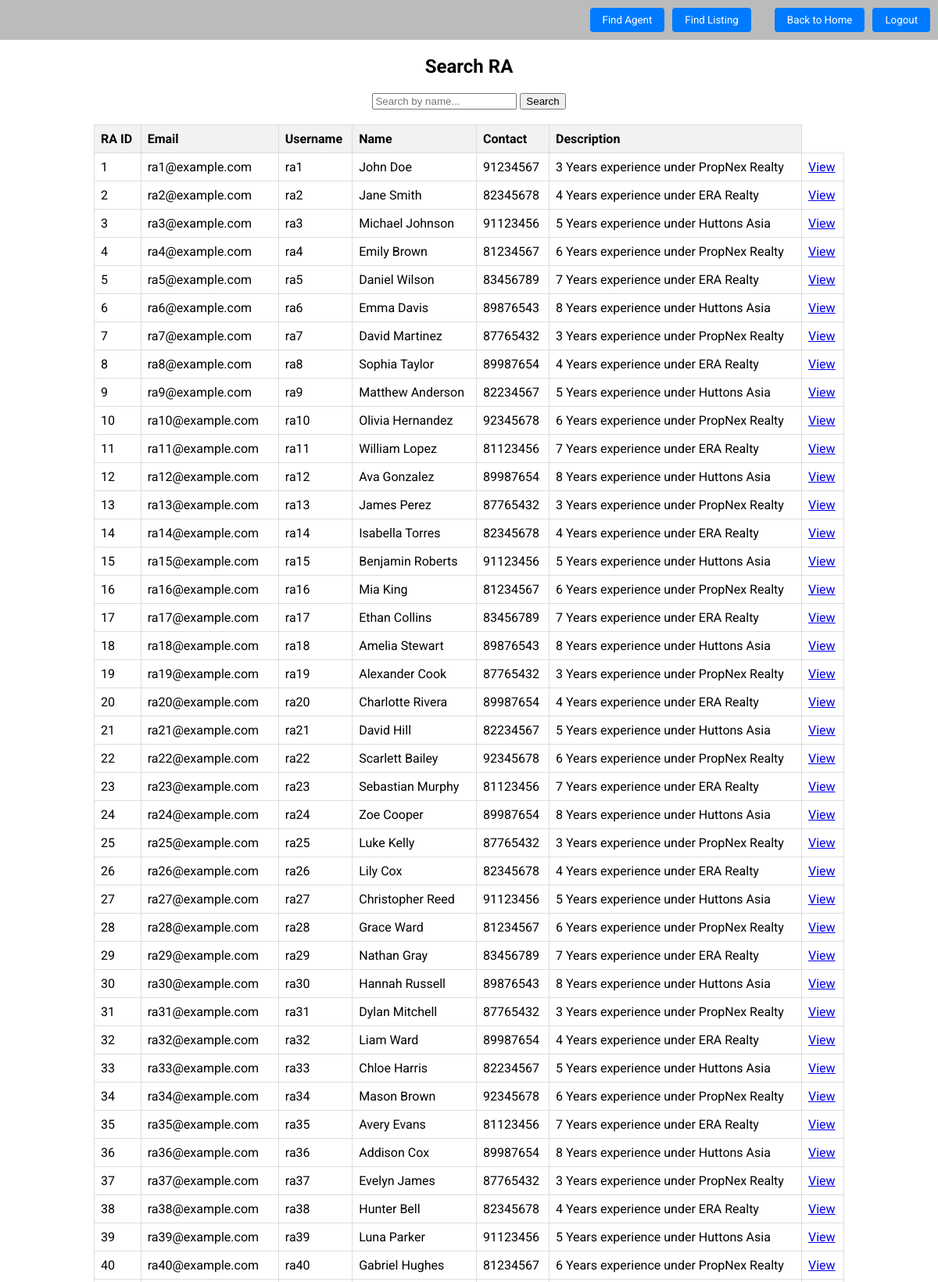
Screenshot of /Boundary/ra/search_ra.php (upper part) with the database file from the repository.
### tables this page shows
CREATE TABLE `ra` (
  `ra_id` int(11) NOT NULL,
  `e-mail` varchar(150) NOT NULL,
  `username` varchar(50) NOT NULL,
  `password` varchar(50) NOT NULL,
  `name` varchar(150) NOT NULL,
  `contact` int(8) NOT NULL,
  `description` text DEFAULT NULL,
  `type` enum('active','suspended') NOT NULL
);

### Control/ra/search_ra_controller.php (called while the page is built, shortened)
<?php
require_once('../../Database/db_conn.php');
require_once('../../Entity/ra.php');
class SearchRAController {
    private $RA;
    public function __construct($conn) {
        $this->RA = new RA($conn);
    }
    public function getAllRA() {
        return $this->RA->getAllRA();
    }
}
$searchRAController = new SearchRAController($conn);
?>

### Entity/ra.php (called while the page is built, shortened)
<?php
class RA {
    private $conn;
    public function __construct($conn) {
        $this->conn = $conn;
    }
    public function getAllRA() {
        $sql = "SELECT * FROM ra WHERE type = 'active'";
        $result = $this->conn->query($sql);
        if ($result->num_rows > 0) {
            $ras = [];
            while ($row = $result->fetch_assoc()) {
                $ras[] = $row;
            }
            return $ras;
        } else {
            return [];
        }
    }
}
?>

### Boundary/ra/search_ra.php (the view, shortened to what this page needs)
<?php
include "header.php";
include "../../Control/ra/search_ra_controller.php";
if ($_SERVER["REQUEST_METHOD"] == "POST" && isset($_POST['submit'])) {
    $searchTerm = $_POST['search'];
    $ras = $searchRAController->handleSearch($searchTerm);
} else {
    $ras = $searchRAController->getAllRA();
}
?>
<!DOCTYPE html>
<html lang="en">
<head>
</head>
<body>
    <div class="container">
        <h2 class="title">Search RA</h2>
        <div class="search-bar">
            <form method="POST" action="">
                <input type="text" name="search" placeholder="Search by name...">
                <button type="submit" name="submit">Search</button>
            </form>
            <br>
        <?php if(isset($ras) && !empty($ras)): ?>
            <div class="ras">
                <table>
                    <thead>
                        <tr>
                            <th>RA ID</th>
                            <th>Email</th>
                            <th>Username</th>
                            <th>Name</th>
                            <th>Contact</th>
                            <th>Description</th>
                        </tr>
                    </thead>
                    <tbody>
                        <?php foreach ($ras as $ra): ?>
                            <tr>
                                <td><?php echo $ra['ra_id']; ?></td>
                                <td><?php echo $ra['e-mail']; ?></td>
                                <td><?php echo $ra['username']; ?></td>
                                <td><?php echo $ra['name']; ?></td>
                                <td><?php echo $ra['contact']; ?></td>
                                <td><?php echo $ra['description']; ?></td>
                                <td><a href="view_ra.php?ra_id=<?php echo $ra['ra_id']; ?>" class="btn btn-primary">View</a></td>                            </tr>
                        <?php endforeach; ?>
                    </tbody>
                </table>
            </div>
        <?php else: ?>
            <p>No RA found.</p>
        <?php endif; ?>
    </div>
</body>
</html>

### Boundary/ra/header.php (style rules this page uses)
body { font-family: 'Roboto', sans-serif; margin: 0; padding: 0; }

### Boundary/ra/search_ra.php (style rules this page uses)
.container { width: 80%; margin: auto; }
.title { text-align: center; margin-top: 20px; }
.search-bar { text-align: center; margin-top: 20px; }
table { width: 100%; border-collapse: collapse; }
th, td { border: 1px solid #ddd; padding: 8px; text-align: left; }
th { background-color: #f2f2f2; }

### rows the page displays
ra: ra_id "1", value "ra1@example.com", username "ra1", name "John Doe", contact "91234567", description "3 Years experience under PropNex Realty"
ra: ra_id "2", value "ra2@example.com", username "ra2", name "Jane Smith", contact "82345678", description "4 Years experience under ERA Realty"
ra: ra_id "3", value "ra3@example.com", username "ra3", name "Michael Johnson", contact "91123456", description "5 Years experience under Huttons Asia"
ra: ra_id "4", value "ra4@example.com", username "ra4", name "Emily Brown", contact "81234567", description "6 Years experience under PropNex Realty"
ra: ra_id "5", value "ra5@example.com", username "ra5", name "Daniel Wilson", contact "83456789", description "7 Years experience under ERA Realty"
ra: ra_id "6", value "ra6@example.com", username "ra6", name "Emma Davis", contact "89876543", description "8 Years experience under Huttons Asia"
ra: ra_id "7", value "ra7@example.com", username "ra7", name "David Martinez", contact "87765432", description "3 Years experience under PropNex Realty"
ra: ra_id "8", value "ra8@example.com", username "ra8", name "Sophia Taylor", contact "89987654", description "4 Years experience under ERA Realty"
ra: ra_id "9", value "ra9@example.com", username "ra9", name "Matthew Anderson", contact "82234567", description "5 Years experience under Huttons Asia"
ra: ra_id "10", value "ra10@example.com", username "ra10", name "Olivia Hernandez", contact "92345678", description "6 Years experience under PropNex Realty"
ra: ra_id "11", value "ra11@example.com", username "ra11", name "William Lopez", contact "81123456", description "7 Years experience under ERA Realty"
ra: ra_id "12", value "ra12@example.com", username "ra12", name "Ava Gonzalez", contact "89987654", description "8 Years experience under Huttons Asia"
ra: ra_id "13", value "ra13@example.com", username "ra13", name "James Perez", contact "87765432", description "3 Years experience under PropNex Realty"
ra: ra_id "14", value "ra14@example.com", username "ra14", name "Isabella Torres", contact "82345678", description "4 Years experience under ERA Realty"
ra: ra_id "15", value "ra15@example.com", username "ra15", name "Benjamin Roberts", contact "91123456", description "5 Years experience under Huttons Asia"
ra: ra_id "16", value "ra16@example.com", username "ra16", name "Mia King", contact "81234567", description "6 Years experience under PropNex Realty"
ra: ra_id "17", value "ra17@example.com", username "ra17", name "Ethan Collins", contact "83456789", description "7 Years experience under ERA Realty"
ra: ra_id "18", value "ra18@example.com", username "ra18", name "Amelia Stewart", contact "89876543", description "8 Years experience under Huttons Asia"
ra: ra_id "19", value "ra19@example.com", username "ra19", name "Alexander Cook", contact "87765432", description "3 Years experience under PropNex Realty"
ra: ra_id "20", value "ra20@example.com", username "ra20", name "Charlotte Rivera", contact "89987654", description "4 Years experience under ERA Realty"
ra: ra_id "21", value "ra21@example.com", username "ra21", name "David Hill", contact "82234567", description "5 Years experience under Huttons Asia"
ra: ra_id "22", value "ra22@example.com", username "ra22", name "Scarlett Bailey", contact "92345678", description "6 Years experience under PropNex Realty"
ra: ra_id "23", value "ra23@example.com", username "ra23", name "Sebastian Murphy", contact "81123456", description "7 Years experience under ERA Realty"
ra: ra_id "24", value "ra24@example.com", username "ra24", name "Zoe Cooper", contact "89987654", description "8 Years experience under Huttons Asia"
ra: ra_id "25", value "ra25@example.com", username "ra25", name "Luke Kelly", contact "87765432", description "3 Years experience under PropNex Realty"
ra: ra_id "26", value "ra26@example.com", username "ra26", name "Lily Cox", contact "82345678", description "4 Years experience under ERA Realty"
ra: ra_id "27", value "ra27@example.com", username "ra27", name "Christopher Reed", contact "91123456", description "5 Years experience under Huttons Asia"
ra: ra_id "28", value "ra28@example.com", username "ra28", name "Grace Ward", contact "81234567", description "6 Years experience under PropNex Realty"
ra: ra_id "29", value "ra29@example.com", username "ra29", name "Nathan Gray", contact "83456789", description "7 Years experience under ERA Realty"
ra: ra_id "30", value "ra30@example.com", username "ra30", name "Hannah Russell", contact "89876543", description "8 Years experience under Huttons Asia"
ra: ra_id "31", value "ra31@example.com", username "ra31", name "Dylan Mitchell", contact "87765432", description "3 Years experience under PropNex Realty"
ra: ra_id "32", value "ra32@example.com", username "ra32", name "Liam Ward", contact "89987654", description "4 Years experience under ERA Realty"
ra: ra_id "33", value "ra33@example.com", username "ra33", name "Chloe Harris", contact "82234567", description "5 Years experience under Huttons Asia"
ra: ra_id "34", value "ra34@example.com", username "ra34", name "Mason Brown", contact "92345678", description "6 Years experience under PropNex Realty"
ra: ra_id "35", value "ra35@example.com", username "ra35", name "Avery Evans", contact "81123456", description "7 Years experience under ERA Realty"
ra: ra_id "36", value "ra36@example.com", username "ra36", name "Addison Cox", contact "89987654", description "8 Years experience under Huttons Asia"
ra: ra_id "37", value "ra37@example.com", username "ra37", name "Evelyn James", contact "87765432", description "3 Years experience under PropNex Realty"
ra: ra_id "38", value "ra38@example.com", username "ra38", name "Hunter Bell", contact "82345678", description "4 Years experience under ERA Realty"
ra: ra_id "39", value "ra39@example.com", username "ra39", name "Luna Parker", contact "91123456", description "5 Years experience under Huttons Asia"
ra: ra_id "40", value "ra40@example.com", username "ra40", name "Gabriel Hughes", contact "81234567", description "6 Years experience under PropNex Realty"
